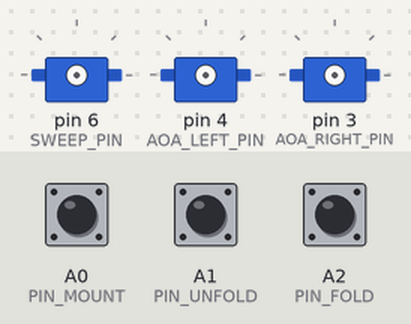
The sketch below on a simulated Arduino Uno, built with avr-gcc and run on an emulated ATmega328P. Parts: 3 × servo. The test bench sets the inputs (shaded band); at power-on: A0 (PIN_MOUNT) HIGH, A1 (PIN_UNFOLD) HIGH, A2 (PIN_FOLD) HIGH.

Above: at 1.2 s.
1.3 s: A0 (PIN_MOUNT) pulled LOW for 0.15 s
2.9 s: A1 (PIN_UNFOLD) pulled LOW for 0.15 s
At 3.05 s:
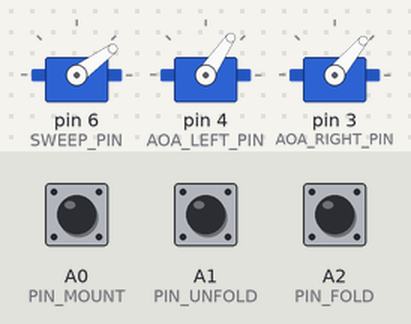
At 4.7 s:
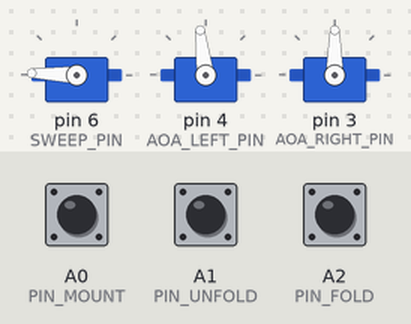
5.4 s: A2 (PIN_FOLD) pulled LOW for 0.15 s
At 5.55 s:
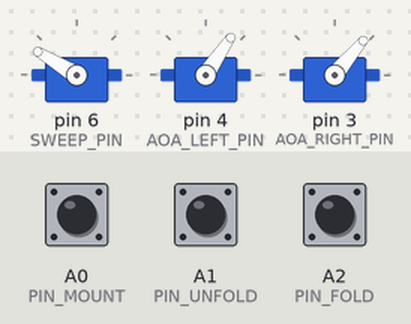
Timing chart, 0 to 48.2 s (numbered marks = the images above; inputs shaded):
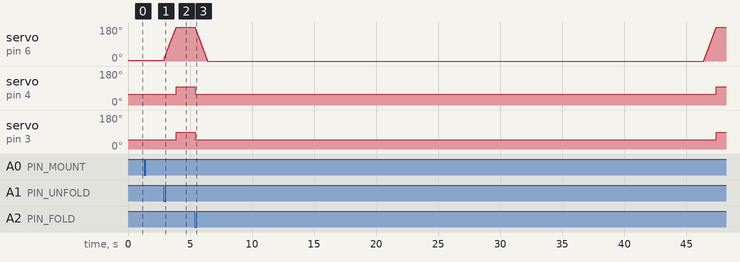

Measured:
- after the input at 2.9 s, servo on pin 6 (SWEEP_PIN): moves from 5° to 178° over 0.98 s, starting at once; servo on pin 4 (AOA_LEFT_PIN): 56° → 97° after 1.0 s; servo on pin 3 (AOA_RIGHT_PIN): 50° → 90° after 1.0 s
- after the input at 5.4 s, servo on pin 4 (AOA_LEFT_PIN): 97° → 56° at once, → 97° 42.0 s later; servo on pin 3 (AOA_RIGHT_PIN): 90° → 50° at once, → 90° 42.0 s later

The sketch:

sweep_auto_timer.ino
```cpp
#include <Servo.h>


static const int SWEEP_PIN     = 6;   // D5  - POSITIONAL sweep servo
static const int AOA_LEFT_PIN  = 4;   // D4  - left  wing AoA servo
static const int AOA_RIGHT_PIN = 3;   // D3  - right wing AoA servo
static const int PIN_MOUNT     = A0;  // mounting position (to GND)
static const int PIN_UNFOLD    = A1;  // unfolds wings (to GND)
static const int PIN_FOLD      = A2;  // folds wings (to GND)

// We set the absolute minimum 500 as the "mount" position so it goes as far as physically possible.
// We set 700 as the normal "folded" position so it stops a little shy of the absolute limit.
// You can tweak these 3 values until they line up exactly with your physical needs!
static const int SWEEP_UNFOLDED_US = 2475;  // wing OUT (flight) (was 2500)
static const int SWEEP_FOLDED_US   = 500;   // wing FOLDED/stowed (Normal fold)
static const int SWEEP_MOUNT_US    = 600;   // Offset position for mounting

static const int AOA_LEFT_FLAT_US  = 1575;
static const int AOA_RIGHT_FLAT_US = 1500;
static const int AOA_LEFT_FOLDED_US  = 1125;  // ~45 deg offset (1575 - 450)
static const int AOA_RIGHT_FOLDED_US = 1050;  // reversed offset (1500 - 450)

Servo sweepServo;
Servo aoaLeft;
Servo aoaRight;

bool isAttached = false;
int currentSweepUs = -1; // Manually track position since mbed readMicroseconds() is buggy

enum State { UNKNOWN, FOLDED, UNFOLDED, MOUNT };
State currentState = UNKNOWN;

void setup() {
  pinMode(PIN_MOUNT, INPUT_PULLUP);
  pinMode(PIN_UNFOLD, INPUT_PULLUP);
  pinMode(PIN_FOLD, INPUT_PULLUP);

  // Start in an unknown state
  currentState = UNKNOWN;

  // NOTE: We DO NOT attach() the servos here in setup().
}

// Helper to silently attach servos without jerking backward
void lazyAttach(int sweepTarget, int aoaLeftTarget, int aoaRightTarget) {
  if (!isAttached) {
     currentSweepUs = sweepTarget;
     sweepServo.writeMicroseconds(currentSweepUs);

     // Initialize AoA servos to match the target
     aoaLeft.writeMicroseconds(aoaLeftTarget);
     aoaRight.writeMicroseconds(aoaRightTarget);

     sweepServo.attach(SWEEP_PIN, 500, 2500);
     aoaLeft.attach(AOA_LEFT_PIN, 500, 2500);
     aoaRight.attach(AOA_RIGHT_PIN, 500, 2500);
     isAttached = true;
  }
}

// Helper to smoothly sweep the main wings over 1 second
void slowSweepTo(int targetUs) {
  if (currentSweepUs == -1) currentSweepUs = targetUs;

  if (currentSweepUs == targetUs) {
    delay(1000);
    return;
  }

  int diff = targetUs - currentSweepUs;
  int steps = 50;
  float stepSize = (float)diff / steps;

  for (int i = 1; i <= steps; i++) {
    sweepServo.writeMicroseconds(currentSweepUs + (int)(stepSize * i));
    delay(20); // 50 steps * 20ms = 1000ms = 1s sweep time
  }
  sweepServo.writeMicroseconds(targetUs);
  currentSweepUs = targetUs;
}

void loop() {
  // 1. Check if Fold is pressed
  if (digitalRead(PIN_FOLD) == LOW && currentState != FOLDED) {
    lazyAttach(SWEEP_FOLDED_US, AOA_LEFT_FOLDED_US, AOA_RIGHT_FOLDED_US);

    // Instantly fold AoA to clear the path
    aoaLeft.writeMicroseconds(AOA_LEFT_FOLDED_US);
    aoaRight.writeMicroseconds(AOA_RIGHT_FOLDED_US);

    // Smoothly sweep main wings in over 1 second
    slowSweepTo(SWEEP_FOLDED_US);

    // Wait for 40 seconds
    for (int i = 0; i < 40; i++) {
      delay(1000);
    }

    // Automatically unfold after 40 seconds
    slowSweepTo(SWEEP_UNFOLDED_US);

    // Instantly flatten AoA once the wings are fully swept out
    aoaLeft.writeMicroseconds(AOA_LEFT_FLAT_US);
    aoaRight.writeMicroseconds(AOA_RIGHT_FLAT_US);

    currentState = UNFOLDED;

    // Wait for the fold signal to be removed so it doesn't instantly repeat!
    while (digitalRead(PIN_FOLD) == LOW) {
      delay(20);
    }

  // 2. Check if Unfold is pressed
  } else if (digitalRead(PIN_UNFOLD) == LOW && currentState != UNFOLDED) {
    lazyAttach(SWEEP_UNFOLDED_US, AOA_LEFT_FLAT_US, AOA_RIGHT_FLAT_US);

    // Smoothly sweep main wings out over 1 second
    slowSweepTo(SWEEP_UNFOLDED_US);

    // Instantly flatten AoA once the wings are fully swept out
    aoaLeft.writeMicroseconds(AOA_LEFT_FLAT_US);
    aoaRight.writeMicroseconds(AOA_RIGHT_FLAT_US);

    currentState = UNFOLDED;

  // 3. Check if Mount is pressed
  } else if (digitalRead(PIN_MOUNT) == LOW && currentState != MOUNT) {
    lazyAttach(SWEEP_MOUNT_US, AOA_LEFT_FOLDED_US, AOA_RIGHT_FOLDED_US);

    // Instantly fold AoA to clear the path
    aoaLeft.writeMicroseconds(AOA_LEFT_FOLDED_US);
    aoaRight.writeMicroseconds(AOA_RIGHT_FOLDED_US);

    // Smoothly sweep main wings to mount position over 1 second
    slowSweepTo(SWEEP_MOUNT_US);

    currentState = MOUNT;
  }

  delay(20);
}
```
